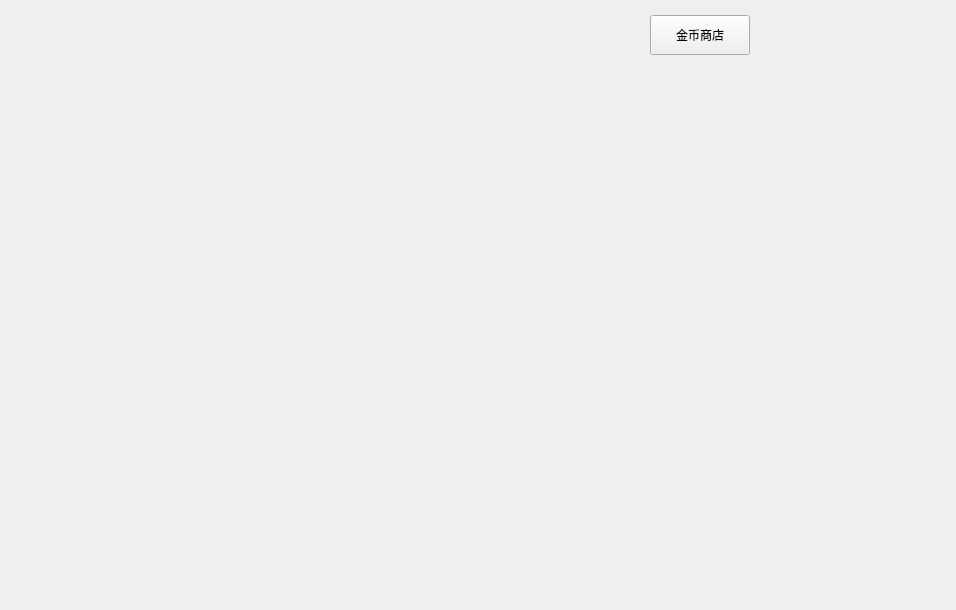
<?xml version="1.0" encoding="UTF-8"?>
<ui version="4.0">
 <class>mainscreen_second</class>
 <widget class="QWidget" name="mainscreen_second">
  <property name="geometry">
   <rect>
    <x>0</x>
    <y>0</y>
    <width>956</width>
    <height>610</height>
   </rect>
  </property>
  <property name="windowTitle">
   <string>Form</string>
  </property>
  <widget class="QPushButton" name="pushButton">
   <property name="geometry">
    <rect>
     <x>650</x>
     <y>15</y>
     <width>100</width>
     <height>40</height>
    </rect>
   </property>
   <property name="text">
    <string>金币商店</string>
   </property>
  </widget>
 </widget>
 <resources/>
 <connections/>
</ui>
